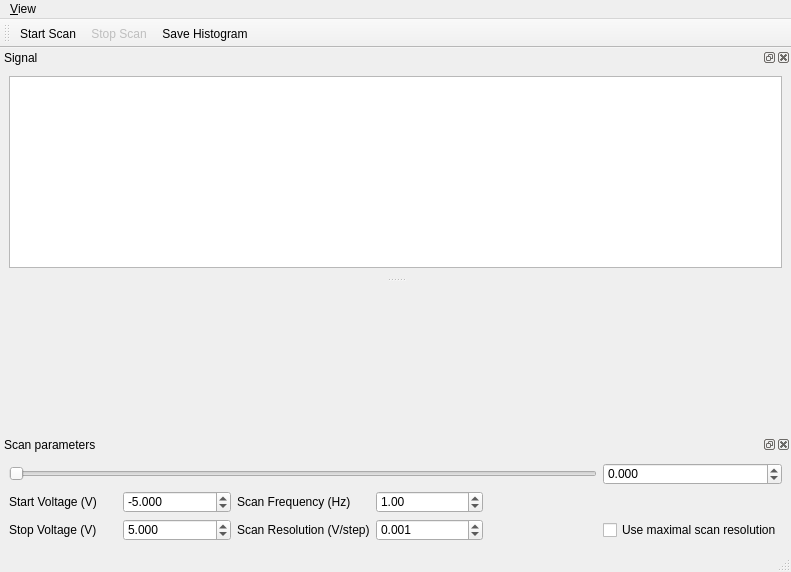
<?xml version="1.0" encoding="UTF-8"?>
<ui version="4.0">
 <class>MainWindow</class>
 <widget class="QMainWindow" name="MainWindow">
  <property name="geometry">
   <rect>
    <x>0</x>
    <y>0</y>
    <width>791</width>
    <height>572</height>
   </rect>
  </property>
  <property name="windowTitle">
   <string>qudi: Cavity Stabilisation</string>
  </property>
  <widget class="QWidget" name="centralwidget"/>
  <widget class="QMenuBar" name="menubar">
   <property name="geometry">
    <rect>
     <x>0</x>
     <y>0</y>
     <width>791</width>
     <height>21</height>
    </rect>
   </property>
   <widget class="QMenu" name="menuView">
    <property name="title">
     <string>&amp;View</string>
    </property>
    <addaction name="separator"/>
    <addaction name="restore_default_view_Action"/>
    <addaction name="actionClose"/>
   </widget>
   <addaction name="menuView"/>
  </widget>
  <widget class="QStatusBar" name="statusbar"/>
  <widget class="QDockWidget" name="cavity_scan_DockWidget">
   <property name="sizePolicy">
    <sizepolicy hsizetype="Preferred" vsizetype="Preferred">
     <horstretch>1</horstretch>
     <verstretch>0</verstretch>
    </sizepolicy>
   </property>
   <property name="windowTitle">
    <string>Signal</string>
   </property>
   <attribute name="dockWidgetArea">
    <number>4</number>
   </attribute>
   <widget class="QWidget" name="dockWidgetContents">
    <layout class="QVBoxLayout" name="verticalLayout">
     <item>
      <widget class="PlotWidget" name="cavity_scan_PlotWidget"/>
     </item>
    </layout>
   </widget>
  </widget>
  <widget class="QDockWidget" name="scan_parameters_DockWidget">
   <property name="minimumSize">
    <size>
     <width>537</width>
     <height>115</height>
    </size>
   </property>
   <property name="maximumSize">
    <size>
     <width>524287</width>
     <height>115</height>
    </size>
   </property>
   <property name="windowTitle">
    <string>Scan parameters</string>
   </property>
   <attribute name="dockWidgetArea">
    <number>8</number>
   </attribute>
   <widget class="QWidget" name="dockWidgetContents_2">
    <layout class="QGridLayout" name="gridLayout">
     <item row="2" column="3">
      <widget class="QDoubleSpinBox" name="scan_frequency_spinBox">
       <property name="toolTip">
        <string>Scan frequency in Hz</string>
       </property>
       <property name="maximum">
        <double>100.000000000000000</double>
       </property>
       <property name="singleStep">
        <double>0.100000000000000</double>
       </property>
       <property name="value">
        <double>1.000000000000000</double>
       </property>
      </widget>
     </item>
     <item row="2" column="2">
      <widget class="QLabel" name="label_3">
       <property name="toolTip">
        <string>If bigger than 1, the number of samples is averaged over the given number and then displayed. 
Use for extremely fast counting, since all the raw data is saved. 
Timestamps in oversampling interval are all equal to the averaging time.</string>
       </property>
       <property name="text">
        <string>Scan Frequency (Hz)</string>
       </property>
      </widget>
     </item>
     <item row="0" column="5">
      <widget class="QDoubleSpinBox" name="position_spinBox">
       <property name="decimals">
        <number>3</number>
       </property>
       <property name="minimum">
        <double>-10.000000000000000</double>
       </property>
       <property name="maximum">
        <double>10.000000000000000</double>
       </property>
       <property name="singleStep">
        <double>0.001000000000000</double>
       </property>
      </widget>
     </item>
     <item row="3" column="0">
      <widget class="QLabel" name="label_2">
       <property name="text">
        <string>Stop Voltage (V)</string>
       </property>
      </widget>
     </item>
     <item row="3" column="1">
      <widget class="QDoubleSpinBox" name="stop_spinBox">
       <property name="toolTip">
        <string>End voltage value for scan</string>
       </property>
       <property name="decimals">
        <number>3</number>
       </property>
       <property name="minimum">
        <double>-10.000000000000000</double>
       </property>
       <property name="maximum">
        <double>10.000000000000000</double>
       </property>
       <property name="singleStep">
        <double>0.001000000000000</double>
       </property>
       <property name="value">
        <double>5.000000000000000</double>
       </property>
      </widget>
     </item>
     <item row="2" column="0">
      <widget class="QLabel" name="label">
       <property name="text">
        <string>Start Voltage (V)</string>
       </property>
      </widget>
     </item>
     <item row="2" column="1">
      <widget class="QDoubleSpinBox" name="start_spinBox">
       <property name="decimals">
        <number>3</number>
       </property>
       <property name="minimum">
        <double>-10.000000000000000</double>
       </property>
       <property name="maximum">
        <double>10.000000000000000</double>
       </property>
       <property name="singleStep">
        <double>0.001000000000000</double>
       </property>
       <property name="value">
        <double>-5.000000000000000</double>
       </property>
      </widget>
     </item>
     <item row="0" column="0" colspan="5">
      <widget class="QSlider" name="position_slider">
       <property name="orientation">
        <enum>Qt::Horizontal</enum>
       </property>
      </widget>
     </item>
     <item row="3" column="2">
      <widget class="QLabel" name="label_4">
       <property name="text">
        <string>Scan Resolution (V/step)</string>
       </property>
      </widget>
     </item>
     <item row="3" column="3">
      <widget class="QDoubleSpinBox" name="scan_resolution_spinBox">
       <property name="decimals">
        <number>3</number>
       </property>
       <property name="maximum">
        <double>1.000000000000000</double>
       </property>
       <property name="singleStep">
        <double>0.001000000000000</double>
       </property>
       <property name="value">
        <double>0.001000000000000</double>
       </property>
      </widget>
     </item>
     <item row="3" column="5">
      <widget class="QCheckBox" name="max_scan_resolution_checkBox">
       <property name="text">
        <string>Use maximal scan resolution</string>
       </property>
      </widget>
     </item>
    </layout>
   </widget>
  </widget>
  <widget class="QToolBar" name="scan_control_ToolBar">
   <property name="windowTitle">
    <string>Counting Controls</string>
   </property>
   <property name="toolButtonStyle">
    <enum>Qt::ToolButtonTextUnderIcon</enum>
   </property>
   <attribute name="toolBarArea">
    <enum>TopToolBarArea</enum>
   </attribute>
   <attribute name="toolBarBreak">
    <bool>false</bool>
   </attribute>
   <addaction name="action_start_scanning"/>
   <addaction name="action_stop_scanning"/>
   <addaction name="action_Save"/>
  </widget>
  <action name="action_start_scanning">
   <property name="checkable">
    <bool>false</bool>
   </property>
   <property name="icon">
    <iconset>
     <normaloff>C:/Software/qudi/artwork/icons/qudiTheme/22x22/scan-depth-loop.png</normaloff>C:/Software/qudi/artwork/icons/qudiTheme/22x22/scan-depth-loop.png</iconset>
   </property>
   <property name="text">
    <string>Start Scan</string>
   </property>
   <property name="toolTip">
    <string>Start Ramp Scan</string>
   </property>
  </action>
  <action name="action_Save">
   <property name="checkable">
    <bool>false</bool>
   </property>
   <property name="icon">
    <iconset>
     <normaloff>C:/Software/qudi/artwork/icons/qudiTheme/22x22/record-counter.png</normaloff>C:/Software/qudi/artwork/icons/qudiTheme/22x22/record-counter.png</iconset>
   </property>
   <property name="text">
    <string>Save Histogram</string>
   </property>
   <property name="toolTip">
    <string>Save Histogram</string>
   </property>
  </action>
  <action name="slow_counter_view_Action">
   <property name="checkable">
    <bool>true</bool>
   </property>
   <property name="text">
    <string>&amp;Slow counter</string>
   </property>
   <property name="toolTip">
    <string>Show the Slow counter</string>
   </property>
  </action>
  <action name="slow_counter_parameters_view_Action">
   <property name="checkable">
    <bool>true</bool>
   </property>
   <property name="text">
    <string>Slow &amp;counter parameters</string>
   </property>
   <property name="toolTip">
    <string>Show Slow counter parameters</string>
   </property>
  </action>
  <action name="restore_default_view_Action">
   <property name="text">
    <string>&amp;Restore default</string>
   </property>
  </action>
  <action name="counting_controls_view_Action">
   <property name="checkable">
    <bool>true</bool>
   </property>
   <property name="text">
    <string>&amp;Counting controls</string>
   </property>
  </action>
  <action name="actionClose">
   <property name="icon">
    <iconset>
     <normaloff>../../artwork/icons/oxygen/22x22/application-exit.png</normaloff>../../artwork/icons/oxygen/22x22/application-exit.png</iconset>
   </property>
   <property name="text">
    <string>Close</string>
   </property>
  </action>
  <action name="action_stop_scanning">
   <property name="checkable">
    <bool>false</bool>
   </property>
   <property name="enabled">
    <bool>false</bool>
   </property>
   <property name="icon">
    <iconset>
     <normaloff>C:/Software/qudi/artwork/icons/qudiTheme/22x22/stop-counter.png</normaloff>C:/Software/qudi/artwork/icons/qudiTheme/22x22/stop-counter.png</iconset>
   </property>
   <property name="text">
    <string>Stop Scan</string>
   </property>
   <property name="toolTip">
    <string>Stop Ramp Scan</string>
   </property>
  </action>
 </widget>
 <customwidgets>
  <customwidget>
   <class>PlotWidget</class>
   <extends>QGraphicsView</extends>
   <header>pyqtgraph</header>
  </customwidget>
 </customwidgets>
 <resources/>
 <connections>
  <connection>
   <sender>slow_counter_view_Action</sender>
   <signal>triggered(bool)</signal>
   <receiver>cavity_scan_DockWidget</receiver>
   <slot>setVisible(bool)</slot>
   <hints>
    <hint type="sourcelabel">
     <x>-1</x>
     <y>-1</y>
    </hint>
    <hint type="destinationlabel">
     <x>399</x>
     <y>136</y>
    </hint>
   </hints>
  </connection>
  <connection>
   <sender>cavity_scan_DockWidget</sender>
   <signal>visibilityChanged(bool)</signal>
   <receiver>slow_counter_view_Action</receiver>
   <slot>setChecked(bool)</slot>
   <hints>
    <hint type="sourcelabel">
     <x>399</x>
     <y>136</y>
    </hint>
    <hint type="destinationlabel">
     <x>-1</x>
     <y>-1</y>
    </hint>
   </hints>
  </connection>
  <connection>
   <sender>slow_counter_parameters_view_Action</sender>
   <signal>triggered(bool)</signal>
   <receiver>scan_parameters_DockWidget</receiver>
   <slot>setVisible(bool)</slot>
   <hints>
    <hint type="sourcelabel">
     <x>-1</x>
     <y>-1</y>
    </hint>
    <hint type="destinationlabel">
     <x>399</x>
     <y>551</y>
    </hint>
   </hints>
  </connection>
  <connection>
   <sender>scan_parameters_DockWidget</sender>
   <signal>visibilityChanged(bool)</signal>
   <receiver>slow_counter_parameters_view_Action</receiver>
   <slot>setChecked(bool)</slot>
   <hints>
    <hint type="sourcelabel">
     <x>399</x>
     <y>551</y>
    </hint>
    <hint type="destinationlabel">
     <x>-1</x>
     <y>-1</y>
    </hint>
   </hints>
  </connection>
  <connection>
   <sender>counting_controls_view_Action</sender>
   <signal>triggered(bool)</signal>
   <receiver>scan_control_ToolBar</receiver>
   <slot>setVisible(bool)</slot>
   <hints>
    <hint type="sourcelabel">
     <x>-1</x>
     <y>-1</y>
    </hint>
    <hint type="destinationlabel">
     <x>399</x>
     <y>41</y>
    </hint>
   </hints>
  </connection>
  <connection>
   <sender>scan_control_ToolBar</sender>
   <signal>visibilityChanged(bool)</signal>
   <receiver>counting_controls_view_Action</receiver>
   <slot>setChecked(bool)</slot>
   <hints>
    <hint type="sourcelabel">
     <x>399</x>
     <y>41</y>
    </hint>
    <hint type="destinationlabel">
     <x>-1</x>
     <y>-1</y>
    </hint>
   </hints>
  </connection>
  <connection>
   <sender>actionClose</sender>
   <signal>triggered()</signal>
   <receiver>MainWindow</receiver>
   <slot>close()</slot>
   <hints>
    <hint type="sourcelabel">
     <x>-1</x>
     <y>-1</y>
    </hint>
    <hint type="destinationlabel">
     <x>399</x>
     <y>299</y>
    </hint>
   </hints>
  </connection>
 </connections>
</ui>
